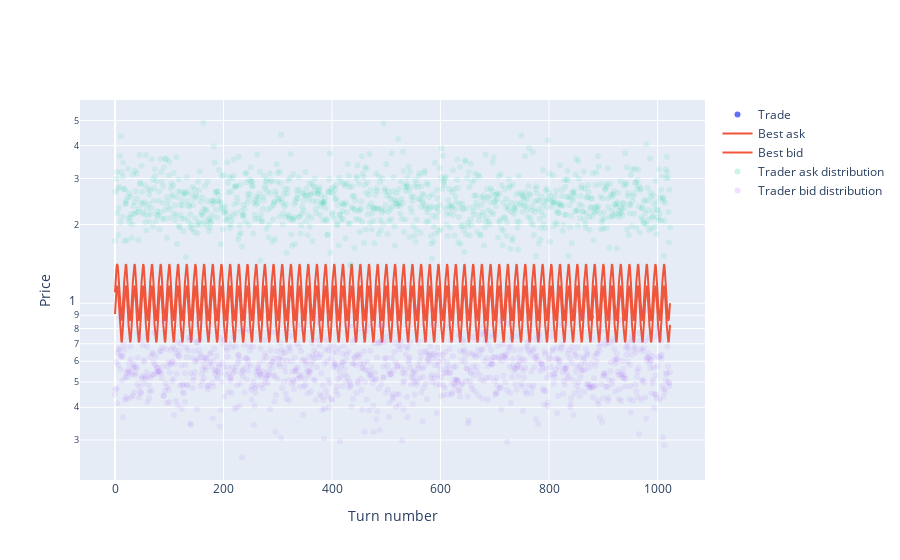

The notebook cell this image was saved under:
### Code cell
trades_plot(turn_results)

### Figure 1 — Plotly figure (JSON) as saved in the notebook; plotly's stock layout.template omitted (floating-point values rounded to 4 significant figures; data arrays with more than 128 entries replaced by an {"elided": "..."} marker saying what was removed)
{"data": [{"marker": {"color": "#636EFA"}, "mode": "markers", "name": "Trade", "type": "scatter", "x": [877], "y": [0.8852]}, {"marker": {"color": "#EF553B"}, "name": "Best ask", "type": "scatter", "y": {"elided": "1024 float values"}}, {"marker": {"color": "#EF553B"}, "name": "Best bid", "type": "scatter", "y": {"elided": "1024 float values"}}, {"marker": {"color": "#00CC96", "opacity": 0.1}, "mode": "markers", "name": "Trader ask distribution", "type": "scatter", "x": {"elided": "1024 int values"}, "y": {"elided": "1024 float values"}}, {"marker": {"color": "#AB63FA", "opacity": 0.1}, "mode": "markers", "name": "Trader bid distribution", "type": "scatter", "x": {"elided": "1024 int values"}, "y": {"elided": "1024 float values"}}], "layout": {"xaxis": {"title": {"text": "Turn number"}}, "yaxis": {"title": {"text": "Price"}, "type": "log"}}}
